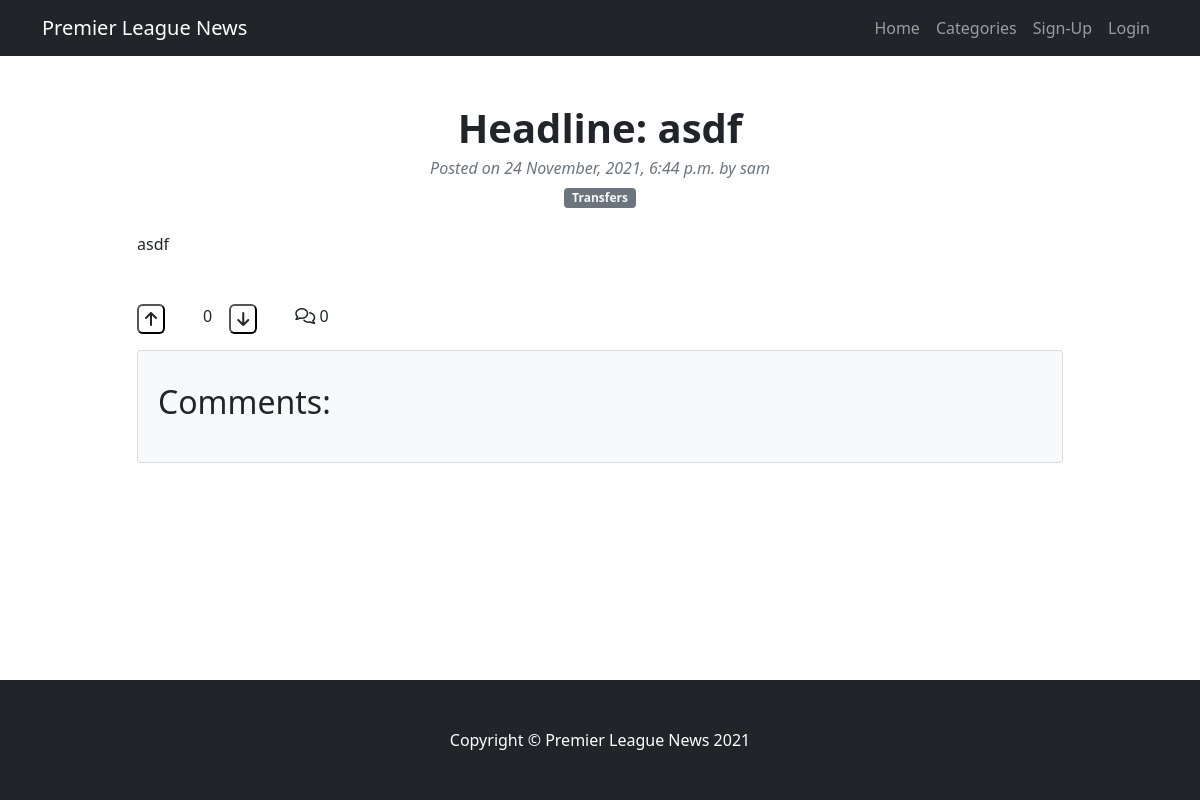
The page /article/view/1 on the database its author committed.
### news/models.py (models this page shows, shortened)
class Article(models.Model):
    author = models.ForeignKey(User, on_delete=models.CASCADE, related_name="news_article")
    headline = models.CharField(max_length=250)
    extract = models.TextField(max_length=100)
    approved = models.BooleanField(default=False)
    time_created = models.DateTimeField(auto_now_add=True)
    updated_time = models.DateTimeField(auto_now=True)
    content = models.TextField()
    image = CloudinaryField("image", default="default_image")
    upvote = models.ManyToManyField(User, blank=True, related_name="news_upvotes")
    downvote = models.ManyToManyField(User, blank=True, related_name="news_downvotes")
    category = models.ForeignKey(Category, on_delete=models.CASCADE, related_name="category_article")

class Category(models.Model):
    category_name = models.CharField(max_length=250)
    approve_category = models.BooleanField(default=False)
    category_author = models.ForeignKey(User, on_delete=models.CASCADE, related_name="category_author")

### news/views.py (the view, shortened to what this page needs)
# urls.py: path('article/view/<article_id>', views.view_article, name='view_article'),
def view_article(request, article_id):
    article = get_object_or_404(Article, id=article_id)
    category_id = article.category_id
    category = get_object_or_404(Category, id=category_id)
    comments = article.article_comment.order_by('time_created_comment')
    form = CommentForm()
    upvoted = False
    if article.upvote.filter(id=request.user.id).exists():
        upvoted = True
    downvoted = False
    if article.downvote.filter(id=request.user.id).exists():
        downvoted = True
    vote_count = article.upvote.count() - article.downvote.count()
    context = {
        "article": article,
        "form": form,
        "comments": comments,
        "upvoted": upvoted,
        "downvoted": downvoted,
        "vote_count": vote_count,
        "category": category,
    }
    return render(request, 'article.html', context)

### news/templates/article.html (shortened to what this page needs)
{% extends "base.html" %}
{% block content %}
<div class="container mt-5">
    <div class="row">
        <div class="col-lg-10 mx-auto">
            <article>
                <header class="mb-4">
                    <h1 class="fw-bolder mb-1 text-center">Headline: {{ article.headline }}</h1>
                    <div class="text-muted fst-italic mb-2 text-center">Posted on {{ article.time_created|date:"j F, Y, g:i a" }} by
                        {{ article.author }}</div>
                    <div class="row">
                        <a class="badge bg-secondary text-decoration-none link-light category-badge mx-auto"
                        href="/category/articles/{{ category.id }}">{{ category.category_name }}</a>
                    </div>
                </header>
                <section class="mb-5">
                    <p>{{ article.content | safe }}</p>
                </section>
            </article>
            <div class="row">
                <div class="col-2">
                    <div class="row">
                        <div class="col-5">
                            <form action="{% url 'upvote_article' article.id %}" method="POST">
                                {% if upvoted %}
                                <button class="text-dark upvote-green"><i class="fas fa-arrow-up"></i></button>
                                {% else %}
                                <button class="text-dark upvote"><i class="fas fa-arrow-up"></i></button>
                                {% endif %}
                            </form>
                        </div>
                        <div class="col-2 mx-auto">
                            {{ vote_count }}
                        </div>
                        <div class="col-5">
                            <form action="{% url 'downvote_article' article.id %}" method="POST">
                                {% if downvoted %}
                                <button class="text-dark downvote-red"><i class="fas fa-arrow-down"></i></button>
                                {% else %}
                                <button class="text-dark downvote"><i class="fas fa-arrow-down"></i></button>
                                {% endif %}
                            </form>
                        </div>
                    </div>
                </div>
                <div class="col-1">
                    {% with comments.count as num_of_comments %}
                    <div class="text-dark"><i class="far fa-comments"></i> {{ num_of_comments }}</div>
                    {% endwith %}
                </div>
            </div>
            <section class="mt-3">
                <div class="card bg-light">
                    <div class="card-body">
                        <div class="row">
                            <div class="col-7 card-body">
                                <h2>Comments:</h2>
                            </div>
                        </div>
                    </div>
                </div>
            </section>
        </div>
    </div>
</div>
{% endblock %}

### rows shown on the page
Article: headline "asdf", time_created "24 November, 2021, 6:44 p.m.", author "sam", content "asdf"
Category: category_name "Transfers"

### other values the page prints
{{ vote_count }} "0"
{{ num_of_comments }} "0"
